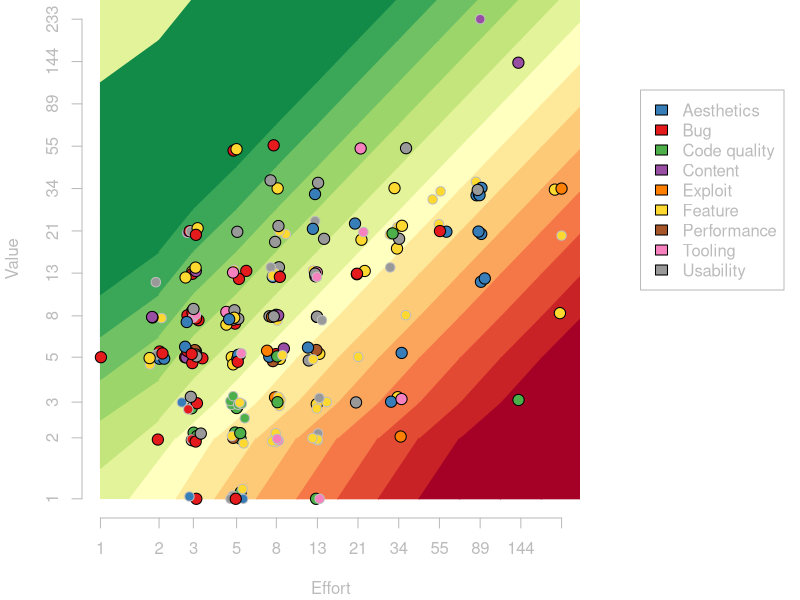

Here is the R script that generated this plot:
library("RColorBrewer")

circleSize = 1.5

svg("backlog.svg", width=12, height=8, bg=NA)
#png("backlog.png", width=600, height=500, type="cairo", pointsize=13)

par(mar=c(4.1, 4.1, 0, 11), col="#bbbbbb", col.axis="#bbbbbb", col.lab="#bbbbbb", fg="#bbbbbb")

jitter_log <- function(vals, scaler=0.05) {
  noise <- rnorm(length(vals), mean=0, sd=vals*scaler)
  vals + noise
}

data <- read.csv("backlog.csv", sep=",")

# Categories
cats = sort(unique(data$type))
data$typeID = match(data$type, cats)
set1Cols = brewer.pal(9, "Set1")
cols = set1Cols;
cols[1] = set1Cols[2]; # Probably aesthetics; blue
cols[2] = set1Cols[1]; # Probably bug; red
cols[6] = brewer.pal(8, "Set2")[6] # Normal yellow too light
data$color = cols[data$typeID]

# ROI
vals = c(1, 2, 3, 5, 8, 13, 21, 34, 55, 89, 144, 233, 377, 610)
data$roi = match(data$value, vals) - match(data$effort, vals)

data$done = !is.na(data$done)
minROI = NULL
maxROI = NULL
for (i in 1:length(data$roi)){
    if (!data$done[i]){
        if (is.null(minROI))
            minROI = data$roi[i]
        else if (data$roi[i] < minROI)
            minROI = data$roi[i]
        if (is.null(maxROI))
            maxROI = data$roi[i]
        else if (data$roi[i] > maxROI)
            maxROI = data$roi[i]
    }
}
#for (i in 1:length(data$roi)){
#    if (data$done[i]){
#        if (data$roi[i] < minROI)
#            data$roi = minROI
#        else if (data$roi[i] > maxROI)
#            data$roi = maxROI
#    }
#}
roiRange = maxROI - minROI + 1
roiPalette = colorRampPalette(brewer.pal(11, "RdYlGn"))
paletteSize = roiRange;
if (roiRange %% 2 == 0){
    paletteSize = paletteSize + 1
}
roiColsRaw = roiPalette(paletteSize)
roiCols = 1:22
roiMidpoint = 13
for (i in (-12:minROI + roiMidpoint)){ # Deep red at the bottom
    roiCols[i] = roiColsRaw[1]
}
for (i in (maxROI:9 +roiMidpoint)){ # Deep green at the top
    roiCols[i] = roiColsRaw[roiRange]
}
for (i in 1:roiRange){
    roiCols[minROI+roiMidpoint + i - 1] = roiColsRaw[i]
}

# Sort data
data <- data[with(data, order(-roi, effort, issue)),]

x = jitter_log(data$effort)
y = jitter_log(data$value)

maxEffort = max(data$effort)
maxValue = max(data$value)
x = sapply(x, function(n) min(c(n, maxEffort)))
x = sapply(x, function(n) max(c(n, 1)))
y = sapply(y, function(n) min(c(n, maxValue)))
y = sapply(y, function(n) max(c(n, 1)))

plot(
    NULL, log="xy", xlab="Effort", ylab="Value", axes=FALSE,
    #main="Issue backlog",
    xlim=c(min(x), max(x)), ylim=c(min(y), max(y))
)
effortVals = vals[1:match(maxEffort, vals)]
valueVals = vals[1:match(maxValue, vals)]
axis(1, at=effortVals)
axis(2, at=valueVals)
#box()




logHalf <- function(a, b){
    sqrt(a*b)
}



numVals = length(vals)
topVal = vals[numVals]
secondTopVal = vals[numVals-1]
topEdge = logHalf(secondTopVal, topVal)

polygon(x=c(1,topVal,topVal,1), y=c(1,1,topVal,topVal), lty=0, col=roiCols[roiMidpoint])

for (e in 1:(numVals-1)){
    midE = logHalf(vals[e], vals[e+1])
    nextMidE = logHalf(vals[e+1], vals[e+2])
    if (e > 1) {
        for (v in 1:e){
            roi = v-e;
            polygon(
                x=c(midE, nextMidE, nextMidE, midE),
                y=c(vals[v], vals[v+1], vals[v+2], vals[v+1]),
                col=roiCols[roiMidpoint+roi],
                border=roiCols[roiMidpoint+roi]
            )
        }
    }
    roi = -e
    polygon(
        x=c(midE, nextMidE, nextMidE),
        y=c(vals[1], vals[1], vals[2]),
        col=roiCols[roiMidpoint+roi],
        border=roiCols[roiMidpoint+roi]
    )
}

for (v in 1:(numVals-1)){
    midV = logHalf(vals[v], vals[v+1])
    nextMidV = logHalf(vals[v+1], vals[v+2])
    if (v > 1){
        for (e in 1:v){
            roi = v-e;
            polygon(
                x=c(vals[e], vals[e+1], vals[e+2], vals[e+1]),
                y=c(midV, nextMidV, nextMidV, midV),
                col=roiCols[roiMidpoint+roi],
                border=roiCols[roiMidpoint+roi]
            )
        }
    }
    roi = v
    polygon(
        x=c(vals[1], vals[1], vals[2]),
        y=c(midV, nextMidV, nextMidV),
        col=roiCols[roiMidpoint+roi],
        border=roiCols[roiMidpoint+roi]
    )
}

# blocker lines
#for (i in 1:length(data$roi)){
#	blockedBy = data$blockedBy[i]
#	toX = x[i]
#	toY = y[i]
#    if (!is.na(blockedBy)){
#		# find blocking PBI
#		for (j in 1:length(data$roi)){
#			if (data$issue[j] == blockedBy){
#				fromX = x[j]
#				fromY = y[j]
#				arrows(
#					fromX, fromY, toX, toY,
#					angle = 20,
#				)
#				break
#			}
#		}
#	}
#}


for (i in 1:length(data$roi)){
	if (!data$done[i]) {
		blockedBy = data$blockedBy[i]
		if (!is.na(blockedBy)){
			points(x[i], y[i], pch=21, bg=data$color[i], cex=circleSize - 0.25, col="grey")
		} else {
			points(x[i], y[i], pch=21, bg=data$color[i], cex=circleSize, col="black")
		}
	}
}


#points(x, y, pch=21, bg=data$color, cex=circleSize, col="black")
#points(x, y, col=data$color, cex=circleSize, lwd=3)


add_legend <- function(...) {
  opar <- par(fig=c(0, 1, 0, 1), oma=c(0, 0, 0, 0), 
    mar=c(0, 0, 0, 0), new=TRUE)
  on.exit(par(opar))
  plot(0, 0, type='n', bty='n', xaxt='n', yaxt='n')
  legend(...)
}
add_legend(legend=cats, x="topright", fill=cols, inset=c(0.02,0.15))










dev.off()


suggestRefinementAtEV = 800
suggestRefinementAtEffort = 35

# Write js file
fieldNum <- function(name, value){
    paste("    ", name, ": ", value, ",", sep="")
}
fieldStr <- function(name, value){
    paste("    ", name, ": \"", value, "\",", sep="")
}

text = "PBIs = ["
for (i in 1:length(data$roi)){
    text = c(text, "{")
    text = c(text, fieldNum("issue", data$issue[i]))
    text = c(text, fieldStr("description", data$description[i]))
    text = c(text, fieldStr("type", data$type[i]))
    text = c(text, fieldStr("typeColor", cols[data$type[i]]))
    text = c(text, fieldNum("value", data$value[i]))
    text = c(text, fieldNum("effort", data$effort[i]))
    roi = data$roi[i]
    text = c(text, fieldNum("roi", roi))
    roiForColor = min(roi, maxROI)
    roiForColor = max(roiForColor, minROI)
    text = c(text, fieldStr("roiColor", roiCols[roiForColor+10]))
    text = c(text, fieldNum("done", if (data$done[i]) "true" else "false"))
    
    if (!is.na(data$blockedBy[i])){
        text = c(text, fieldNum("blockedBy", data$blockedBy[i]))
    }

    if (data$effort[i] * data$value[i] >= suggestRefinementAtEV &&
        data$effort[i] >= suggestRefinementAtEffort){
        text = c(text, fieldStr("refine", "true"))
    }

    text = c(text, "},")
}
text = c(text, "];")

write(text, file="backlog.js")
